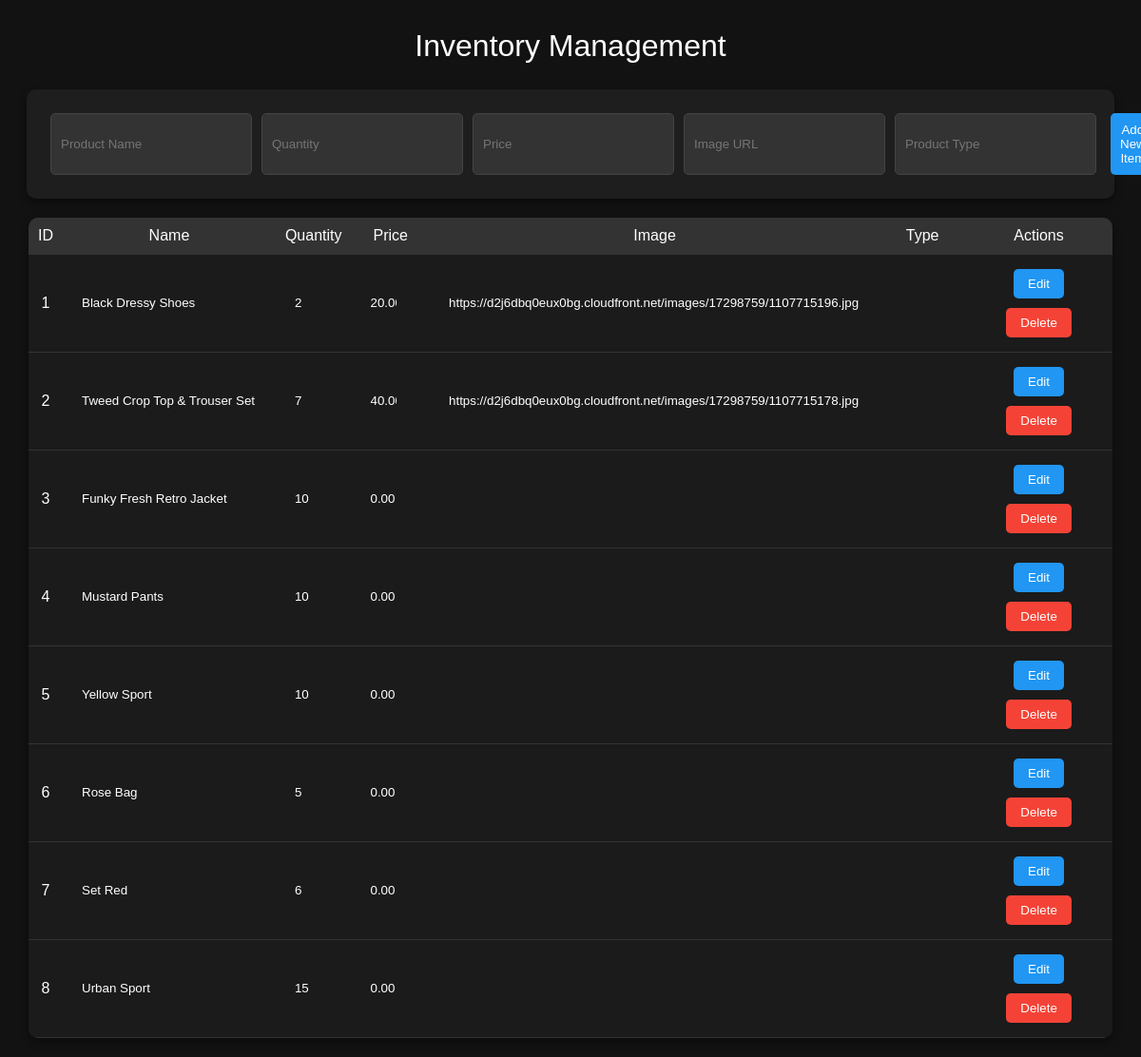
Page /Projectt/inventory.php on the committed database.
### tables this page shows
CREATE TABLE `Inventory` (
  `id` int(11) NOT NULL,
  `name` varchar(100) DEFAULT NULL,
  `quantity` int(11) DEFAULT NULL,
  `price` decimal(10,2) DEFAULT NULL,
  `image` varchar(500) DEFAULT NULL
);

### Projectt/inventory.php (the view, shortened to what this page needs)
<?php
$conn = new mysqli("localhost", "root", "", "products");
$result = $conn->query("SELECT * FROM inventory");
?>
<!DOCTYPE html>
<html lang="en">
<head>
</head>
<body>
<h2>Inventory Management</h2>
<div class="add-item-form">
    <form method="post" style="display: flex;">
        <input type="text" name="name" placeholder="Product Name" required>
        <input type="number" name="quantity" placeholder="Quantity" min="0" required>
        <input type="number" step="0.01" name="price" placeholder="Price" required>
        <input type="text" name="image" placeholder="Image URL" required>
        <input type="text" name="type" placeholder="Product Type" required>
        <button type="submit" name="new_item">Add New Item</button>
    </form>
</div>
<table>
    <thead>
        <tr>
            <th>ID</th>
            <th>Name</th>
            <th>Quantity</th>
            <th>Price</th>
            <th>Image</th>
            <th>Type</th>
            <th>Actions</th>
        </tr>
    </thead>
    <tbody>
        <?php while ($row = $result->fetch_assoc()): ?>
        <tr>
            <form method="post">
                <td><?php echo $row['id']; ?></td>
                <td><input type="text" name="name" value="<?php echo htmlspecialchars($row['name']); ?>" readonly></td>
                <td><input type="number" name="quantity" value="<?php echo htmlspecialchars($row['quantity']); ?>" readonly></td>
                <td><input type="number" step="0.01" name="price" value="<?php echo htmlspecialchars($row['price']); ?>" readonly></td>
                <td><input type="text" name="image" value="<?php echo htmlspecialchars($row['image']); ?>" readonly></td>
                <td><input type="text" name="type" value="<?php echo htmlspecialchars($row['type']); ?>" readonly></td>
                <td>
                    <button type="button" class="btn-edit" onclick="editRow(this)">Edit</button>
                    <button type="submit" name="delete_item" class="btn-delete">Delete</button>
                </td>
            </form>
        </tr>
        <?php endwhile; ?>
    </tbody>
</table>
</body>
</html>

### Projectt/inventory.php (style rules this page uses)
body { background-color: #121212; color: #ffffff; font-family: 'Arial', sans-serif; margin: 0; padding: 0; }
h2 { text-align: center; margin-top: 30px; color: #ffffff; font-size: 32px; font-weight: 300; }
table { width: 95%; margin: 20px auto; border-collapse: collapse; background-color: #1e1e1e; border-radius: 10px; overflow: hidden; box-shadow: 0 4px 10px rgba(0, 0, 0, 0.4); }
th, td { padding: 10px; text-align: center; border-bottom: 1px solid #333; }
th { background-color: #333333; font-weight: 500; }
td { background-color: #1b1b1b; }
button { padding: 8px 15px; margin: 5px; border: none; border-radius: 5px; cursor: pointer; background-color: #4CAF50; color: white; transition: background-color 0.3s ease; }
.btn-delete { background-color: #f44336; }
.btn-edit { background-color: #2196F3; }
.add-item-form { display: flex; justify-content: space-around; margin: 20px auto; padding: 20px; background-color: #1e1e1e; border-radius: 10px; width: 92%; box-shadow: 0 4px 10px rgba(0, 0, 0, 0.4); }
.add-item-form input { padding: 10px; margin: 5px; border-radius: 5px; border: 1px solid #444; background-color: #333; color: #fff; width: 190px; }
.add-item-form button { flex: 1; padding: 10px; margin-left: 10px; background-color: #2196F3; border-radius: 5px; color: #fff; border: none; cursor: pointer; }
td input { width: 100%; box-sizing: border-box; background-color: #1b1b1b; color: #fff; border: none; padding: 10px; }
td input[readonly] { background-color: #1b1b1b; border: none; }
th:nth-child(2) { width: 250px; }
th:nth-child(3) { width: 50px; }
th:nth-child(4) { width: 70px; }
th:nth-child(5) { width: 570px; }
th:nth-child(6) { width: 80px; }
th:nth-child(7) { width: 151px; }

### rows in the picture
inventory: id "1", name "Black Dressy Shoes", quantity "2", price "20.00", image "https://d2j6dbq0eux0bg.cloudfront.net/images/17298759/1107715196.jpg"
inventory: id "2", name "Tweed Crop Top & Trouser Set", quantity "7", price "40.00", image "https://d2j6dbq0eux0bg.cloudfront.net/images/17298759/1107715178.jpg"
inventory: id "3", name "Funky Fresh Retro Jacket", quantity "10", price "0.00"
inventory: id "4", name "Mustard Pants", quantity "10", price "0.00"
inventory: id "5", name "Yellow Sport", quantity "10", price "0.00"
inventory: id "6", name "Rose Bag", quantity "5", price "0.00"
inventory: id "7", name "Set Red", quantity "6", price "0.00"
inventory: id "8", name "Urban Sport", quantity "15", price "0.00"
